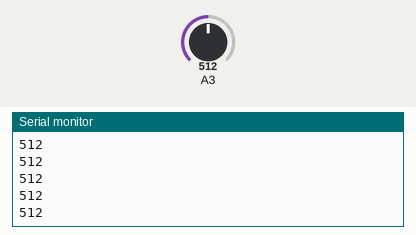
Bench run of a sketch on a simulated Arduino Uno, built with avr-gcc and run on an emulated ATmega328P. On the bench: the last lines printed to the serial monitor. The inputs (shaded band) are chosen by the test bench; at power-on: A3 = 512.

Above: at 1.2 s.
1.3 s: A3 set to 716
At 1.31 s:
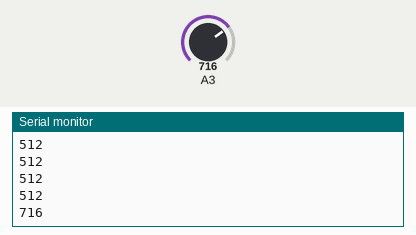
2.8 s: A3 set to 900
At 2.81 s:
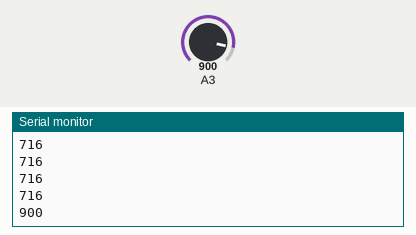
Timing chart, 0 to 5.8 s (numbered marks = the images above; inputs shaded):
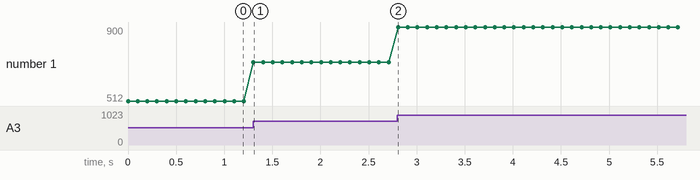

The sketch:

AnalogSlide.ino
```cpp
void setup() {
  Serial.begin(9600);
}

void loop() {
    Serial.println(analogRead(A3));
    delay(100);
}
```

Measured:
- after the input at 1.3 s, the serial monitor: prints a new line at once (image 1)
- after the input at 2.8 s, the serial monitor: prints a new line at once (image 2)
- plotted number 1: 512 → 716 after the input at 1.3 s, 716 → 900 after the input at 2.8 s
